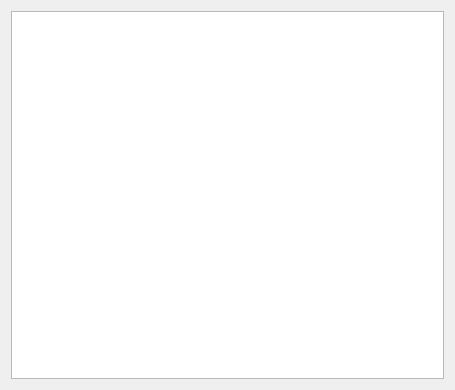
<?xml version="1.0" encoding="UTF-8"?>
<ui version="4.0">
 <class>PCAmat</class>
 <widget class="QDialog" name="PCAmat">
  <property name="geometry">
   <rect>
    <x>0</x>
    <y>0</y>
    <width>455</width>
    <height>390</height>
   </rect>
  </property>
  <property name="windowTitle">
   <string>PCAmat</string>
  </property>
  <layout class="QGridLayout" name="gridLayout">
   <item row="0" column="0">
    <widget class="QTableWidget" name="tableWidget"/>
   </item>
  </layout>
 </widget>
 <layoutdefault spacing="6" margin="11"/>
 <resources/>
 <connections/>
</ui>
